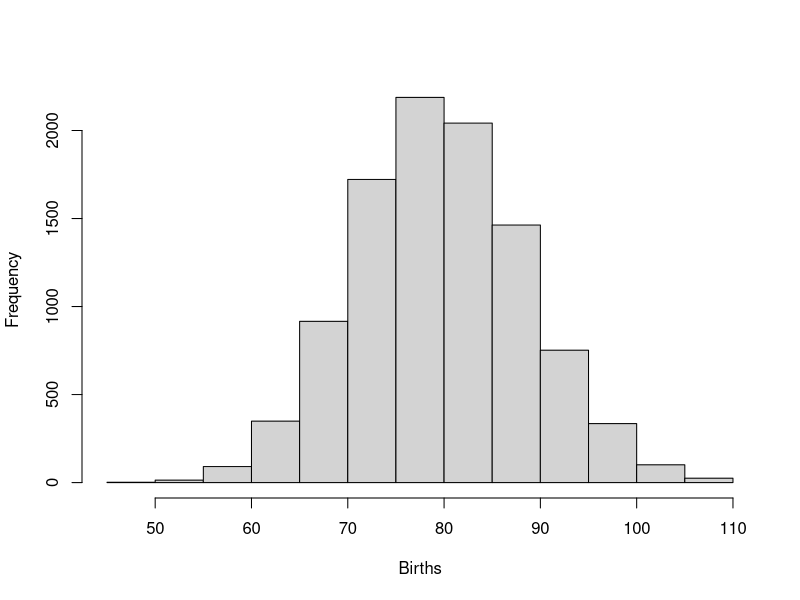
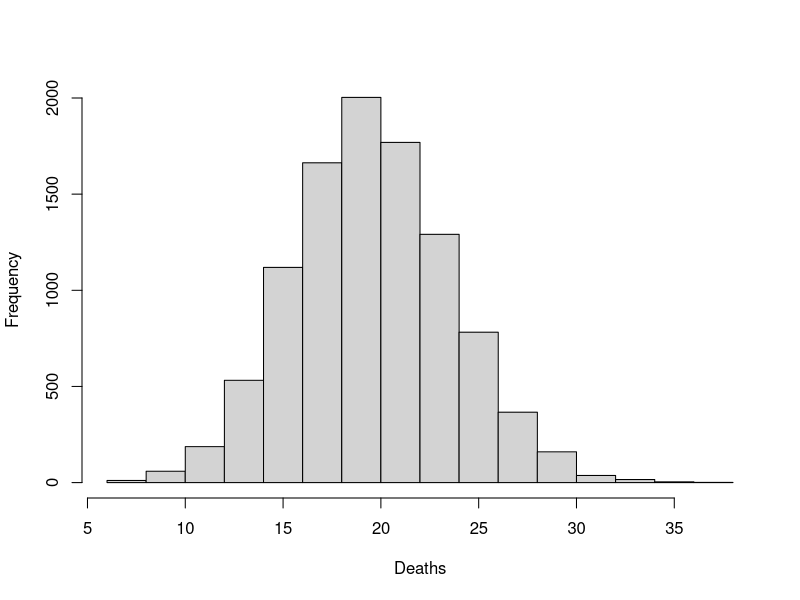
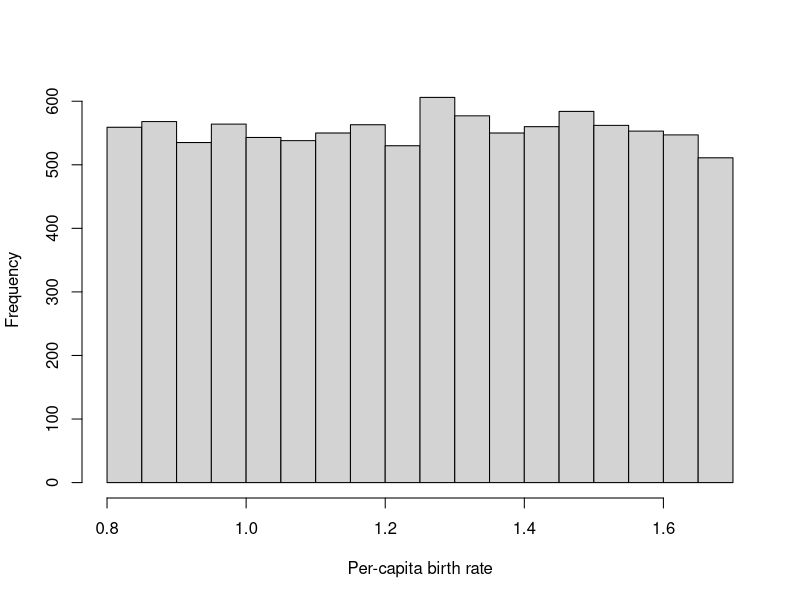
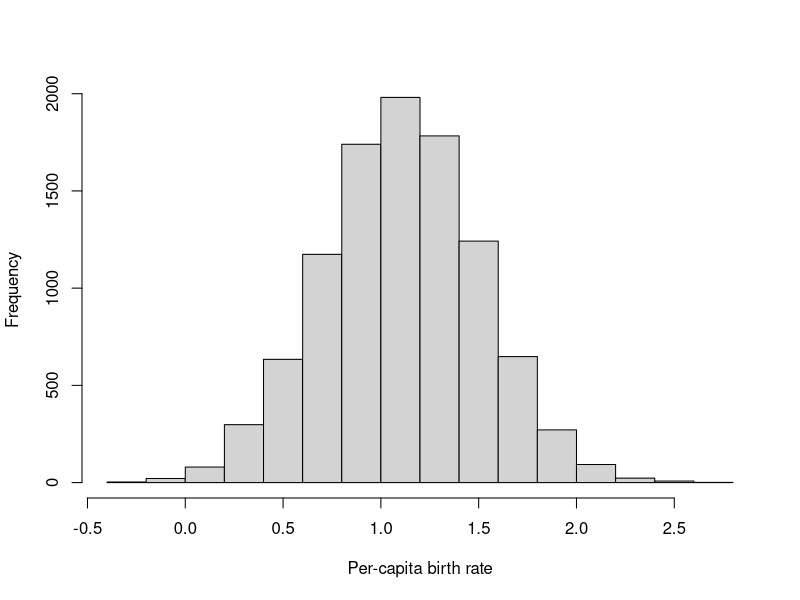

Write R code to recreate these figures, in order.
## ---- chunk 1
knitr::opts_chunk$set(echo = TRUE, cache = TRUE)
## ---- chunk 2
hist(rpois(10000,(100*0.8)),main="",xlab="Births")
## ---- chunk 3
hist(rbinom(10000,100,0.2),main="",xlab="Deaths")
## ---- chunk 4
hist(runif(10000,0.8,1.7),main="",xlab="Per-capita birth rate")
## ---- chunk 5
hist(rnorm(10000,1.1,0.4),main="",xlab="Per-capita birth rate")
